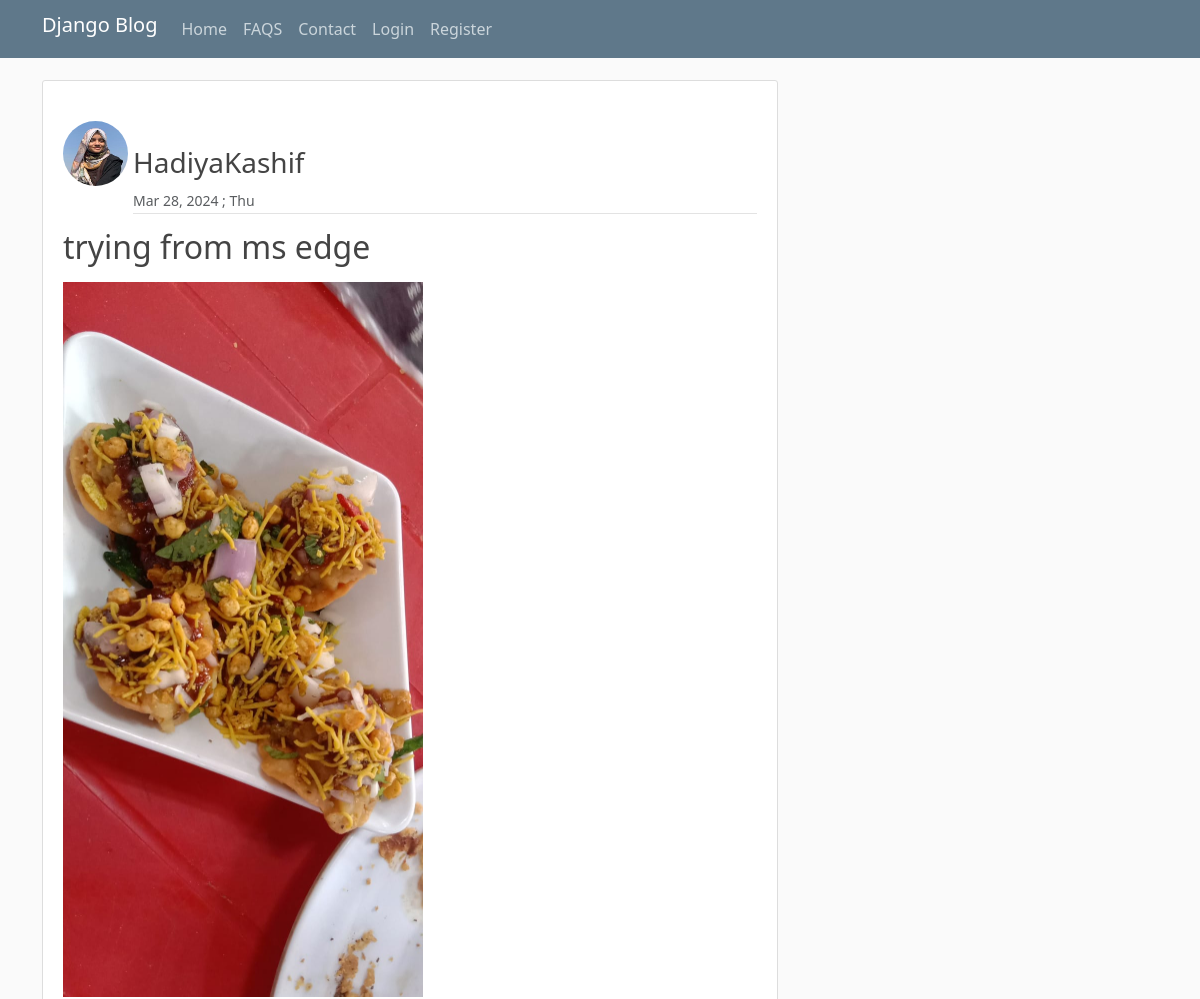
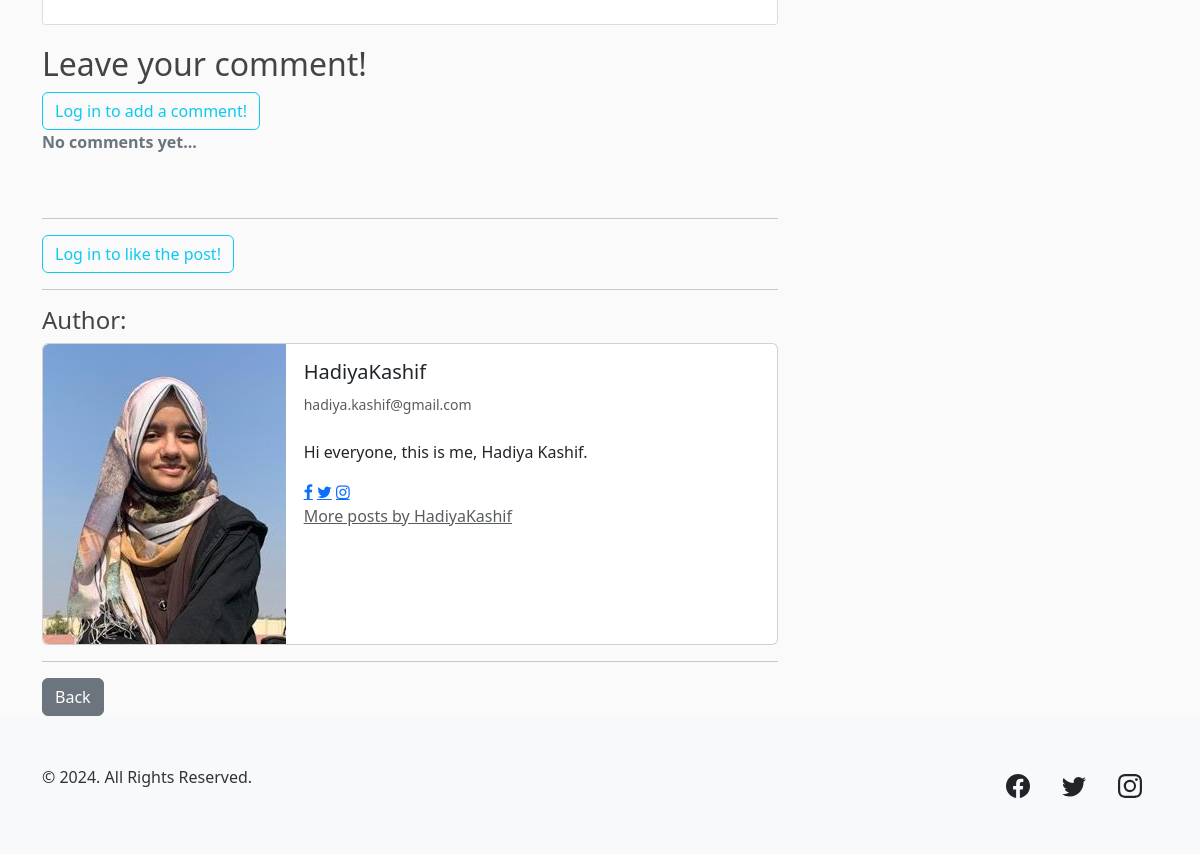
Page /post/18/ on the earlier database version (2 pictures, top to bottom).
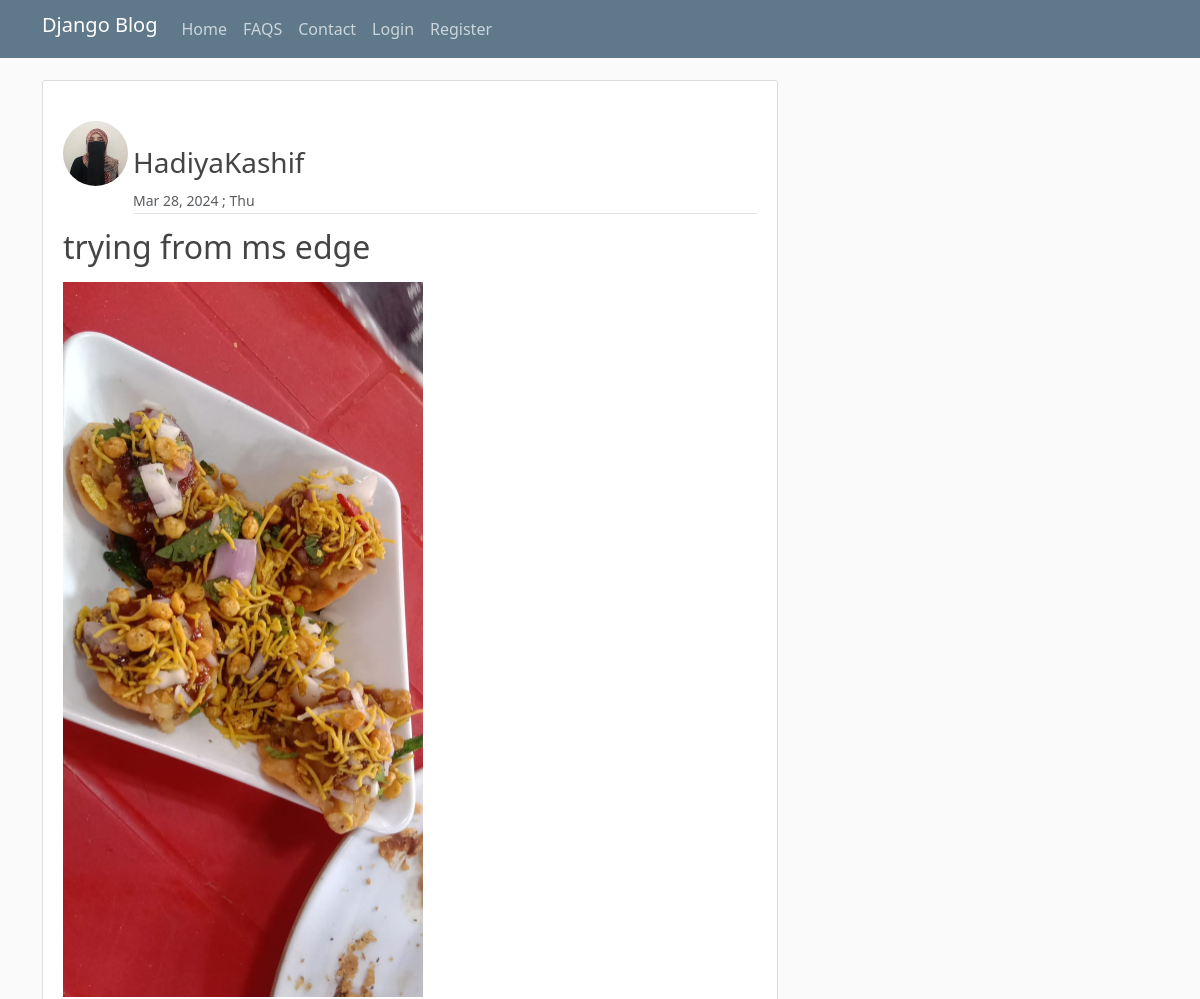
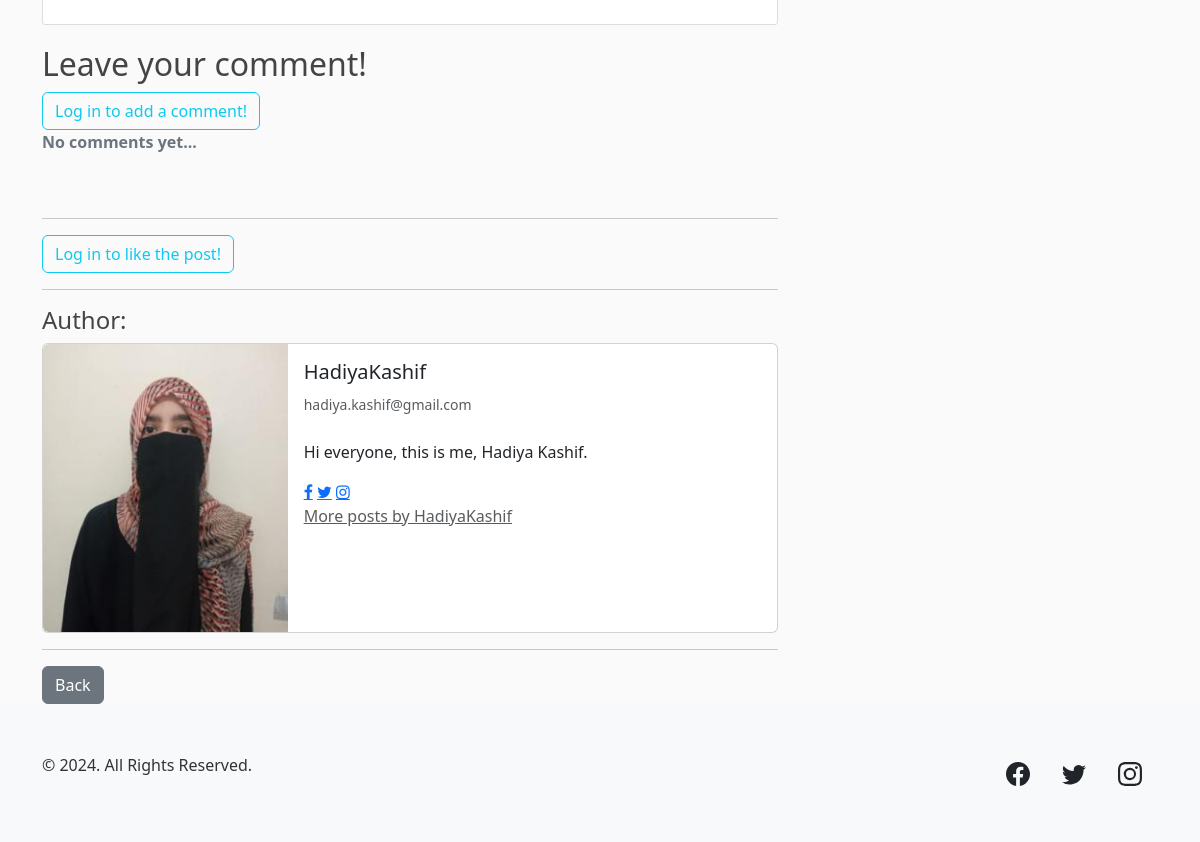
Same page on the later database version (2 pictures, top to bottom).
### blog/models.py (models this page shows, shortened)
class Post(models.Model):
    title = models.CharField(max_length=100)
    content = CKEditor5Field(blank = True, null = True, config_name='extends')
    date_posted = models.DateTimeField(default = timezone.now)
    author = models.ForeignKey(User, on_delete = models.CASCADE) #.CASCADE tells that if author is deleted then post is deleted too
    likes = models.ManyToManyField(User,related_name="blog_posts")

### users/models.py (models this page shows, shortened)
class Profile(models.Model):
    user = models.OneToOneField(User, on_delete = models.CASCADE)
    image = models.ImageField(default='default.jpg', upload_to='profile pics')
    about = models.TextField(blank=True, null=True)
    linkedIn_url = models.URLField(max_length=255, blank=True, null=True)
    instagram_url = models.URLField(max_length=255, blank=True, null=True)
    twitter_url = models.URLField(max_length=255, blank=True, null=True)
    facebook_url = models.URLField(max_length=255, blank=True, null=True)

### blog/views.py (the view, shortened to what this page needs)
# urls.py: path('post/<int:pk>/', PostDetailView.as_view(), name = "post-detail"),
class PostDetailView(DetailView):
    model = Post
    template_name = 'Post_detail.html'
    def get_context_data(self, **kwargs):
        data = super().get_context_data(**kwargs)
        comments_connected = Comment.objects.filter(post=self.get_object()).order_by('-date_posted')
        data['comments'] = comments_connected
        if self.request.user.is_authenticated:
            data['comment_form'] = NewCommentForm(instance=self.request.user)
        return data

### blog/templatetags/custom_filters.py (called while the page is built)
@register.filter
def adjust_image_sizes(html_content):
    soup = BeautifulSoup(html_content, 'html.parser')
    images = soup.find_all('img')
    for img in images:
        width = int(img.get('width', 0))
        height = int(img.get('height', 0))
        new_width = width * 0.5  # Example resizing logic
        new_height = height * 0.5  # Example resizing logic
        img['width'] = new_width
        img['height'] = new_height
    return str(soup)

### templates/Post_detail.html (shortened to what the changed rows need)
{% extends "base.html" %}
{% block content %}
{% load custom_filters %}
    <article class="media content-section">
      <img class = "rounded-circle article-img" src="{{ object.author.profile.image.url }}" style = "transform: translateY(30px);">
        <div class="media-body">
          <div class="article-metadata" style = "transform: translateY(-10px); margin-left: 70px;">
            <h3>{{ object.author }}</h3>
            <small class="text-muted">{{ object.date_posted|date:"M d, Y ; D" }}</small>
          </div>
          <h2 class="article-title">{{ object.title }}</h2>
          <p class="article-content">{{ object.content|adjust_image_sizes|safe}}</p>
        </div>
      </article>
      <h2>Leave your comment!</h2>
      <br></br>
      {% if user.is_authenticated %}
        {% if user.id != post.author.id %}
          <form action = "{%url 'like-post' post.pk %}" method="POST">
            {% csrf_token %}
            {% if user in post.likes.all %}
              <button type = "submit" name = "post_id" value = "{{ post.id }}" class = "btn btn-light"><i class = "fa fa-thumbs-down"></i></button>
              {% comment %} - {{post.likes.count}} likes {% endcomment %}
            {% else %}
              <button type = "submit" name = "post_id" value = "{{ post.id }}" class = "btn btn-light"><i class = "fa fa-thumbs-up"></i></button>
                {% comment %} Like {% endcomment %}
              {% comment %} - {{post.likes.count}} likes {% endcomment %}
            {% endif %}
          </form>
        {% endif %}
        Total Likes: {{post.likes.count}}
      {% else %}
        <a class="btn btn-outline-info" href="{% url 'login' %}?next={{request.path}}">Log in to like the post!</a><br>
      {% endif %}
      <div class="card mb-3">
        <div class="row g-0">
          <div class="col-md-4">
            <img src="{{ object.author.profile.image.url }}" class="img-fluid rounded-start">
          </div>
          <div class="col-md-8">
            <div class="card-body">
              <h5 class="card-title">{{ object.author }}</h5>
              <small class="text-muted">{{ object.author.email }}</small>
              <br></br>
              {% if object.author.profile.about %}
                <p class="card-text">{{ object.author.profile.about }}</p>
              {% endif %}
                {% if object.author.profile.facebook_url %}
                  <a href="{{object.author.profile.facebook_url}}" target="_blank" class="fa fa-facebook"></a>
                {% endif %}
                {% if object.author.profile.twitter_url %}
                  <a href="{{object.author.profile.twitter_url}}" target="_blank" class="fa fa-twitter"></a>
                {% endif %}
                {% if object.author.profile.instagram_url %}
                  <a href="{{object.author.profile.instagram_url}}" target="_blank" class="fa fa-instagram"></a>
                {% endif %}
              <a class="mr-2 text-muted" href="{% url 'user-posts' object.author.username %}"><p>More posts by {{object.author}}</p></a>
            </div>
          </div>
        </div>
      </div>
{% endblock content%}

Differences in the rows shown:
changed through a linked row, Post "trying from ms edge": author.profile.image: a different picture
